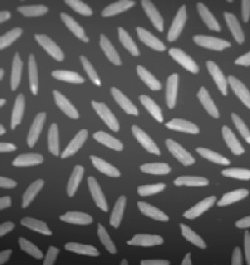
%> input picture rice.jpg, 250 x 265 px
$ octave K_morfological_im.m   (GNU Octave 9; MATLAB toolbox functions it lacks are replaced by stand-ins)
%> lines starting %> are read from the running program, lines starting %| are printed output that depends on the picture; in (x1, y1, x2, y2) boxes, pixels count from 0 and x2, y2 are one past the last pixel; in counts of white or black regions, pixels touching at a corner belong together; the program's own positions count from 1
a = imread('rice.jpg');
%> a is the input picture: size 265x250 uint8; min 25, max 255, mean 92.9
%a = rgb2gray(a);
a=im2bw(a);
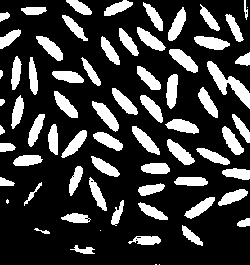
%> a: size 265x250 logical; 23% white; 70 white regions (5 under 20 px), largest, box (x1, y1, x2, y2) and area: (207, 61, 250, 109) 648, (92, 101, 119, 132) 357, (169, 49, 198, 73) 345

se = [1 1 1;1 1 1;1 1 1];
[r,c] = size(a);
%> r = 265; c = 250
tem = zeros(r+2,c+2);
for i = 2:r
    for j = 2:c
        tem(i,j) = a(i,j);
    end
end
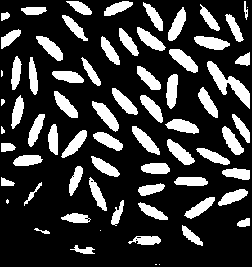
%> tem: size 267x252 double; values 0 (black) and 1 (white), 22.5% white; 70 white regions (6 under 20 px), largest, box (x1, y1, x2, y2) and area: (207, 61, 250, 109) 648, (92, 101, 119, 132) 357, (169, 49, 198, 73) 345
ne = zeros(r,c);
for i = 1:r-2
    for j = 1:c-2
        ma_square =tem(i:(i+2),j:(j+2));
        new_mat = ma_square.*se;
        ne(i+1,j+1) = max(max(new_mat));

    end
end
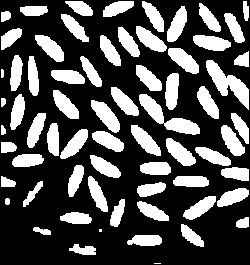
%> ne: size 265x250 double; values 0 (black) and 1 (white), 31.6% white; 67 white regions (2 under 20 px), largest, box (x1, y1, x2, y2) and area: (206, 60, 249, 110) 830, (139, 94, 200, 135) 822, (91, 100, 120, 133) 477

for i = 2:r
    for j = 2:c
        tem(i,j) = a(i,j);
    end
end
n = zeros(r,c);
for i = 1:r-2
    for j = 1:c-2
        ma_square =tem(i:(i+2),j:(j+2));
        new_mat = ma_square.*se;
        n(i+1,j+1) = min(max(new_mat));

    end
end
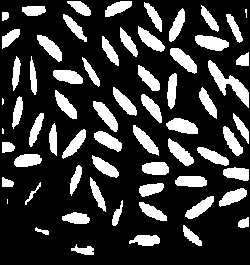
%> n: size 265x250 double; values 0 (black) and 1 (white), 22.6% white; 65 white regions (4 under 20 px), largest, box (x1, y1, x2, y2) and area: (208, 60, 249, 108) 605, (195, 35, 229, 51) 372, (166, 118, 198, 134) 353

imshow(a);
figure,imshow(a),title('orginal');
figure,imshow(ne),title('Dilation');
figure,imshow(n),title('erosion');
